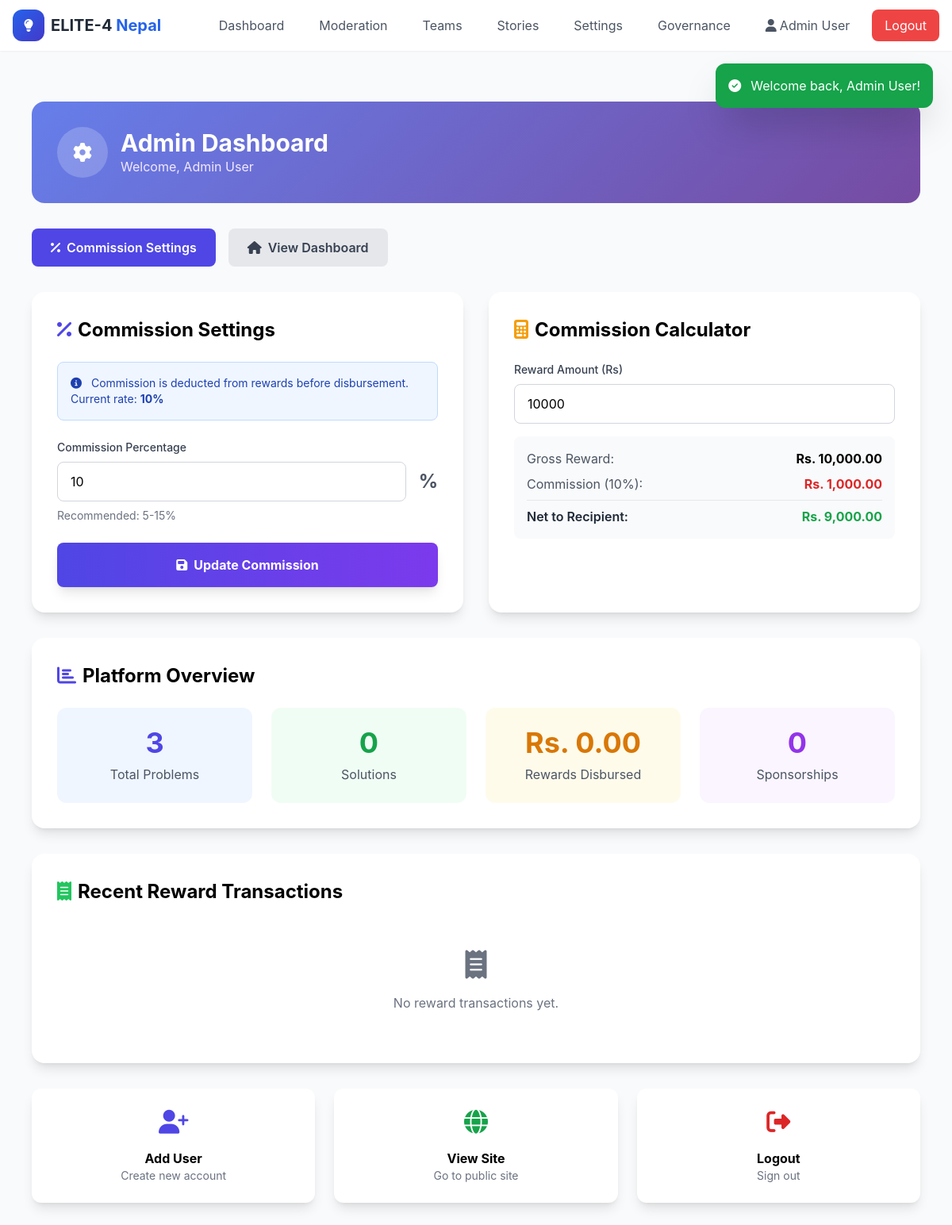
The page /admin_commission.php (signed in) on the database its author committed.
### tables this page shows
CREATE TABLE `users` (
  `id` INT AUTO_INCREMENT PRIMARY KEY,
  `name` VARCHAR(100) NOT NULL,
  `email` VARCHAR(100) UNIQUE NOT NULL,
  `phone` VARCHAR(20) DEFAULT NULL,
  `password` VARCHAR(255) NOT NULL,
  `role` ENUM('citizen', 'student', 'sponsor', 'mentor', 'admin', 'moderator') NOT NULL DEFAULT 'citizen',
  `bio` TEXT DEFAULT NULL,
  `skills` TEXT DEFAULT NULL,
  `profile_photo` VARCHAR(255) DEFAULT NULL,
  `date_of_birth` DATE DEFAULT NULL,
  `is_active` TINYINT(1) DEFAULT 1,
  `trust_score` INT DEFAULT 100,
  `projects_completed` INT DEFAULT 0,
  `created_at` TIMESTAMP DEFAULT CURRENT_TIMESTAMP,
  `updated_at` TIMESTAMP DEFAULT CURRENT_TIMESTAMP ON UPDATE CURRENT_TIMESTAMP
);

CREATE TABLE `platform_settings` (
  `id` INT AUTO_INCREMENT PRIMARY KEY,
  `setting_key` VARCHAR(50) UNIQUE NOT NULL,
  `setting_value` TEXT DEFAULT NULL,
  `updated_at` TIMESTAMP DEFAULT CURRENT_TIMESTAMP ON UPDATE CURRENT_TIMESTAMP
);

### admin_commission.php (the view, shortened to what this page needs)
<?php
require_once 'config.php';
requireRole('admin');
$user = getCurrentUser();
global $conn;
$commission = getCommissionPercent();
$stats = getStats();
$qr = $conn->query("SELECT s.*, u.name as user_name FROM solutions s JOIN users u ON s.user_id = u.id WHERE s.status = 'rewarded' ORDER BY s.created_at DESC LIMIT 10");
$recentSolutions = $qr ? $qr->fetch_all(MYSQLI_ASSOC) : [];
getHeader('Admin - Commission Settings');
?>
<div class="max-w-6xl mx-auto px-4 py-8">
    <div class="gradient-bg rounded-2xl p-8 text-white mb-8">
        <div class="flex items-center gap-4">
            <div class="w-16 h-16 bg-white/20 rounded-full flex items-center justify-center">
                <i class="fas fa-cog text-2xl"></i>
            </div>
            <div>
                <h1 class="text-3xl font-bold">Admin Dashboard</h1>
                <p class="text-purple-100">Welcome, <?= e($user['name']) ?></p>
            </div>
        </div>
    </div>
    <div class="flex flex-wrap gap-4 mb-8">
        <a href="admin_commission.php" class="px-6 py-3 rounded-lg font-semibold bg-primary text-white">
            <i class="fas fa-percentage mr-2"></i>Commission Settings
        </a>
        <a href="dashboard.php" class="px-6 py-3 rounded-lg font-semibold bg-gray-200 text-gray-700 hover:bg-gray-300">
            <i class="fas fa-home mr-2"></i>View Dashboard
        </a>
    </div>
    <div class="grid grid-cols-1 lg:grid-cols-2 gap-8 mb-8">
        <div class="bg-white rounded-2xl shadow-lg p-8">
            <h2 class="text-2xl font-bold mb-6">
                <i class="fas fa-percentage mr-2 text-primary"></i>Commission Settings
            </h2>
            <form method="POST" class="space-y-6">
                <div class="bg-blue-50 border border-blue-200 rounded-lg p-4">
                    <p class="text-blue-800 text-sm">
                        <i class="fas fa-info-circle mr-2"></i>
                        Commission is deducted from rewards before disbursement. Current rate: <strong><?= $commission ?>%</strong>
                    </p>
                </div>
                <div>
                    <label class="block text-sm font-medium text-gray-700 mb-2">
                        Commission Percentage
                    </label>
                    <div class="flex items-center gap-4">
                        <input type="number" name="commission_percent" step="0.1" min="0" max="50" required
                            value="<?= $commission ?>"
                            class="flex-1 px-4 py-3 border border-gray-300 rounded-lg focus:ring-2 focus:ring-primary focus:border-primary transition-all">
                        <span class="text-2xl font-bold text-gray-600">%</span>
                    </div>
                    <p class="text-sm text-gray-500 mt-2">Recommended: 5-15%</p>
                </div>
                <button type="submit" class="w-full bg-gradient-to-r from-primary to-secondary hover:from-indigo-700 hover:to-purple-700 text-white font-bold py-4 rounded-lg transition-all transform hover:scale-[1.02] shadow-lg">
                    <i class="fas fa-save mr-2"></i>Update Commission
                </button>
            </form>
        </div>
        <div class="bg-white rounded-2xl shadow-lg p-8">
            <h2 class="text-2xl font-bold mb-6">
                <i class="fas fa-calculator mr-2 text-amber-500"></i>Commission Calculator
            </h2>
            <div class="space-y-4">
                <div>
                    <label class="block text-sm font-medium text-gray-700 mb-2">Reward Amount (Rs)</label>
                    <input type="number" id="calcReward" step="0.01" min="0" value="10000"
                        class="w-full px-4 py-3 border border-gray-300 rounded-lg focus:ring-2 focus:ring-primary focus:border-primary"
                        oninput="calculateCommission()">
                </div>
                <div class="p-4 bg-gray-50 rounded-lg">
                    <div class="flex justify-between mb-2">
                        <span class="text-gray-600">Gross Reward:</span>
                        <span class="font-bold" id="calcGross">Rs. 10,000</span>
                    </div>
                    <div class="flex justify-between mb-2">
                        <span class="text-gray-600">Commission (<?= $commission ?>%):</span>
                        <span class="font-bold text-red-600" id="calcCommission">Rs. 1,000</span>
                    </div>
                    <div class="flex justify-between pt-2 border-t">
                        <span class="text-gray-800 font-semibold">Net to Recipient:</span>
                        <span class="font-bold text-green-600" id="calcNet">Rs. 9,000</span>
                    </div>
                </div>
            </div>
        </div>
    </div>
    <div class="bg-white rounded-2xl shadow-lg p-8 mb-8">
        <h2 class="text-2xl font-bold mb-6">
            <i class="fas fa-chart-bar mr-2 text-primary"></i>Platform Overview
        </h2>
        <div class="grid grid-cols-2 md:grid-cols-4 gap-6">
            <div class="text-center p-6 bg-blue-50 rounded-xl">
                <p class="text-4xl font-bold text-primary"><?= $stats['problems'] ?></p>
                <p class="text-gray-600 mt-2">Total Problems</p>
            </div>
            <div class="text-center p-6 bg-green-50 rounded-xl">
                <p class="text-4xl font-bold text-green-600"><?= $stats['solutions'] ?></p>
                <p class="text-gray-600 mt-2">Solutions</p>
            </div>
            <div class="text-center p-6 bg-amber-50 rounded-xl">
                <p class="text-4xl font-bold text-amber-600"><?= formatCurrency($stats['rewards']) ?></p>
                <p class="text-gray-600 mt-2">Rewards Disbursed</p>
            </div>
            <div class="text-center p-6 bg-purple-50 rounded-xl">
                <p class="text-4xl font-bold text-purple-600"><?= $stats['sponsors'] ?></p>
                <p class="text-gray-600 mt-2">Sponsorships</p>
            </div>
        </div>
    </div>
    <div class="bg-white rounded-2xl shadow-lg p-8">
        <h2 class="text-2xl font-bold mb-6">
            <i class="fas fa-receipt mr-2 text-green-500"></i>Recent Reward Transactions
        </h2>
        <?php if (empty($recentSolutions)): ?>
            <div class="text-center py-8 text-gray-500">
                <i class="fas fa-receipt text-4xl mb-4"></i>
                <p>No reward transactions yet.</p>
            </div>
        <?php endif; ?>
    </div>
    <div class="grid grid-cols-1 md:grid-cols-3 gap-6 mt-8">
        <a href="register.php" class="bg-white p-6 rounded-xl shadow-lg hover:shadow-xl transition-all text-center">
            <i class="fas fa-user-plus text-3xl text-primary mb-4"></i>
            <p class="font-bold">Add User</p>
            <p class="text-sm text-gray-500">Create new account</p>
        </a>
        <a href="index.php" class="bg-white p-6 rounded-xl shadow-lg hover:shadow-xl transition-all text-center">
            <i class="fas fa-globe text-3xl text-green-600 mb-4"></i>
            <p class="font-bold">View Site</p>
            <p class="text-sm text-gray-500">Go to public site</p>
        </a>
        <a href="logout.php" class="bg-white p-6 rounded-xl shadow-lg hover:shadow-xl transition-all text-center">
            <i class="fas fa-sign-out-alt text-3xl text-red-600 mb-4"></i>
            <p class="font-bold">Logout</p>
            <p class="text-sm text-gray-500">Sign out</p>
        </a>
    </div>
</div>
<?php getFooter(); ?>

### config.php (shortened to what this page needs)
<?php
$conn = new mysqli(DB_HOST, DB_USER, DB_PASS, DB_NAME);
$conn->set_charset("utf8mb4");
function e($string) {
    return htmlspecialchars($string ?? '', ENT_QUOTES, 'UTF-8');
}
function getCurrentUser() {
    if (isset($_SESSION['user_id'])) {
        return getUserById($_SESSION['user_id']);
    }
    return null;
}
function getUserById($id) {
    global $conn;
    $stmt = $conn->prepare("SELECT * FROM users WHERE id = ? AND is_active = 1");
    $stmt->bind_param("i", $id);
    $stmt->execute();
    return ($r = $stmt->get_result()) ? $r->fetch_assoc() : null;
}
function requireRole($roles) {
    $user = getCurrentUser();
}
function getFlash() {
    if (isset($_SESSION['flash'])) {
        $flash = $_SESSION['flash'];
        return $flash;
    }
    return null;
}
function formatCurrency($amount) {
    return 'Rs. ' . number_format($amount ?? 0, 2);
}
function getCommissionPercent() {
    global $conn;
    $result = $conn->query("SELECT setting_value FROM platform_settings WHERE setting_key = 'commission_percent'");
    if ($result && $row = $result->fetch_assoc()) {
        return (float)$row['setting_value'];
    }
    return 10;
}
function getStats() {
    global $conn;
    $r1 = $conn->query("SELECT COUNT(*) as cnt FROM problems");
    $problems = ($r1 && $r1->num_rows > 0) ? (int)$r1->fetch_assoc()['cnt'] : 0;
    $r2 = $conn->query("SELECT COUNT(*) as cnt FROM solutions WHERE status IN ('approved', 'rewarded')");
    $solutions = ($r2 && $r2->num_rows > 0) ? (int)$r2->fetch_assoc()['cnt'] : 0;
    $r3 = $conn->query("SELECT COALESCE(SUM(reward_net),0) as total FROM solutions WHERE status = 'rewarded'");
    $rewards = ($r3 && $r3->num_rows > 0) ? (float)($r3->fetch_assoc()['total'] ?? 0) : 0;
    $r4 = $conn->query("SELECT COUNT(*) as cnt FROM sponsorships WHERE status = 'disbursed'");
    $sponsors = ($r4 && $r4->num_rows > 0) ? (int)$r4->fetch_assoc()['cnt'] : 0;
    return [
        'problems' => $problems,
        'solutions' => $solutions,
        'rewards' => $rewards,
        'sponsors' => $sponsors
    ];
}
function getHeader($title = 'ELITE-4 Nepal') {
    $user = getCurrentUser();
    $roleNav = '';
    if ($user) {
        $name = e($user['name']);
        $role = $user['role'];
        $navItems = [];
        switch ($role) {
            case 'admin': $navItems = [['admin_dashboard.php','Dashboard'],['admin_chat_moderation.php','Moderation'],['admin_teams.php','Teams'],['admin_success_stories.php','Stories'],['admin_commission.php','Settings'],['governance.php','Governance']]; break;
        }
        $desktopNav = ''; $mobileNavItems = '';
        foreach ($navItems as $item) {
            $desktopNav .= '<a href="'.$item[0].'" class="px-4 py-2 text-gray-600 hover:bg-gray-100 rounded-lg">'.$item[1].'</a>';
        }
        $roleNav = $desktopNav.'<a href="profile.php" class="px-4 py-2 text-gray-600 hover:bg-gray-100 rounded-lg"><i class="fas fa-user mr-1"></i>'.$name.'</a><a href="logout.php" class="px-4 py-2 bg-red-500 text-white rounded-lg hover:bg-red-600">Logout</a>';
    }
    $flash = getFlash();
    $flashHtml = '';
    if ($flash) { $bg = $flash['type']==='success'?'bg-green-600':'bg-red-600'; $ic = $flash['type']==='success'?'check-circle':'exclamation-circle'; $flashHtml = '<div id="flashMsg" class="fixed top-20 right-6 z-50 p-4 rounded-xl shadow-2xl '.$bg.' text-white max-w-sm"><div class="flex items-center gap-3"><i class="fas fa-'.$ic.'"></i><span>'.e($flash['message']).'</span></div></div>'; }
?><!DOCTYPE html><html lang="en"><head><script src="https://cdn.tailwindcss.com"></script><link rel="stylesheet" href="https://cdnjs.cloudflare.com/ajax/libs/font-awesome/6.5.1/css/all.min.css"></head><body class="bg-gray-50"><nav class="bg-white shadow-sm sticky top-0 z-50"><div class="max-w-7xl mx-auto px-4"><div class="flex justify-between items-center h-16"><div class="flex items-center space-x-3"><a href="index.php" class="flex items-center space-x-2"><div class="w-10 h-10 bg-gradient-to-br from-blue-600 to-indigo-700 rounded-xl flex items-center justify-center"><i class="fas fa-lightbulb text-white"></i></div><span class="font-bold text-xl text-gray-800">ELITE-4 <span class="text-blue-600">Nepal</span></span></a></div><div class="hidden md:flex items-center space-x-3"><?=$roleNav?></div></div></div></nav><?= $flashHtml ?><div class="max-w-7xl mx-auto px-4 py-8"><?php
}
function getFooter() {
    echo '</div></body></html>';
}
?>

### config.php (style rules this page uses)
body { font-family:'Inter',sans-serif }
.gradient-bg { background:linear-gradient(135deg,#667eea,#764ba2) }

### rows shown on the page
users: name "Admin User"
platform_settings: setting_value "10", commission_percent "10"

### other values the page prints
$item[1] "Dashboard Moderation Teams Stories Settings Governance"
$flash['message'] "Welcome back, Admin User!"
$stats['problems'] "3"
$stats['solutions'] "0"
formatCurrency($stats['rewards']) "Rs. 0.00"
$stats['sponsors'] "0"
